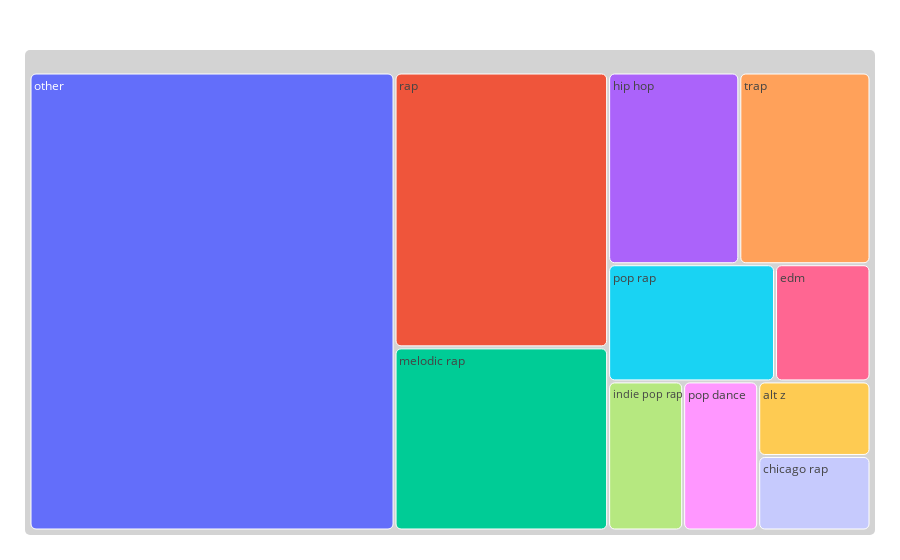

Notebook cell for this chart:
### Code cell
fig = px.treemap(long_df, path=[long_df.columns], values=long_df.select_dtypes(include=['float64', 'int64']).values.flatten())
fig.update_traces(root_color="lightgrey", marker=dict(cornerradius=5))
fig.update_layout(margin = dict(t=50, l=25, r=25, b=25))
fig.show()

### Figure 1 — Plotly figure (JSON) as saved in the notebook; plotly's stock layout.template omitted (floating-point values rounded to 4 significant figures)
{"data": [{"branchvalues": "total", "domain": {"x": [0, 1], "y": [0, 1]}, "hovertemplate": "labels=%{label}<br>value=%{value}<br>parent=%{parent}<br>id=%{id}<extra></extra>", "ids": ["alt z", "chicago rap", "edm", "hip hop", "indie pop rap", "melodic rap", "other", "pop dance", "pop rap", "rap", "trap"], "labels": ["alt z", "chicago rap", "edm", "hip hop", "indie pop rap", "melodic rap", "other", "pop dance", "pop rap", "rap", "trap"], "marker": {"cornerradius": 5}, "name": "", "parents": ["", "", "", "", "", "", "", "", "", "", ""], "root": {"color": "lightgrey"}, "type": "treemap", "values": [2.17, 2.17, 2.9, 6.52, 2.9, 10.14, 43.34, 2.9, 5.07, 15.22, 6.52]}], "layout": {"legend": {"tracegroupgap": 0}, "margin": {"b": 25, "l": 25, "r": 25, "t": 50}}}
